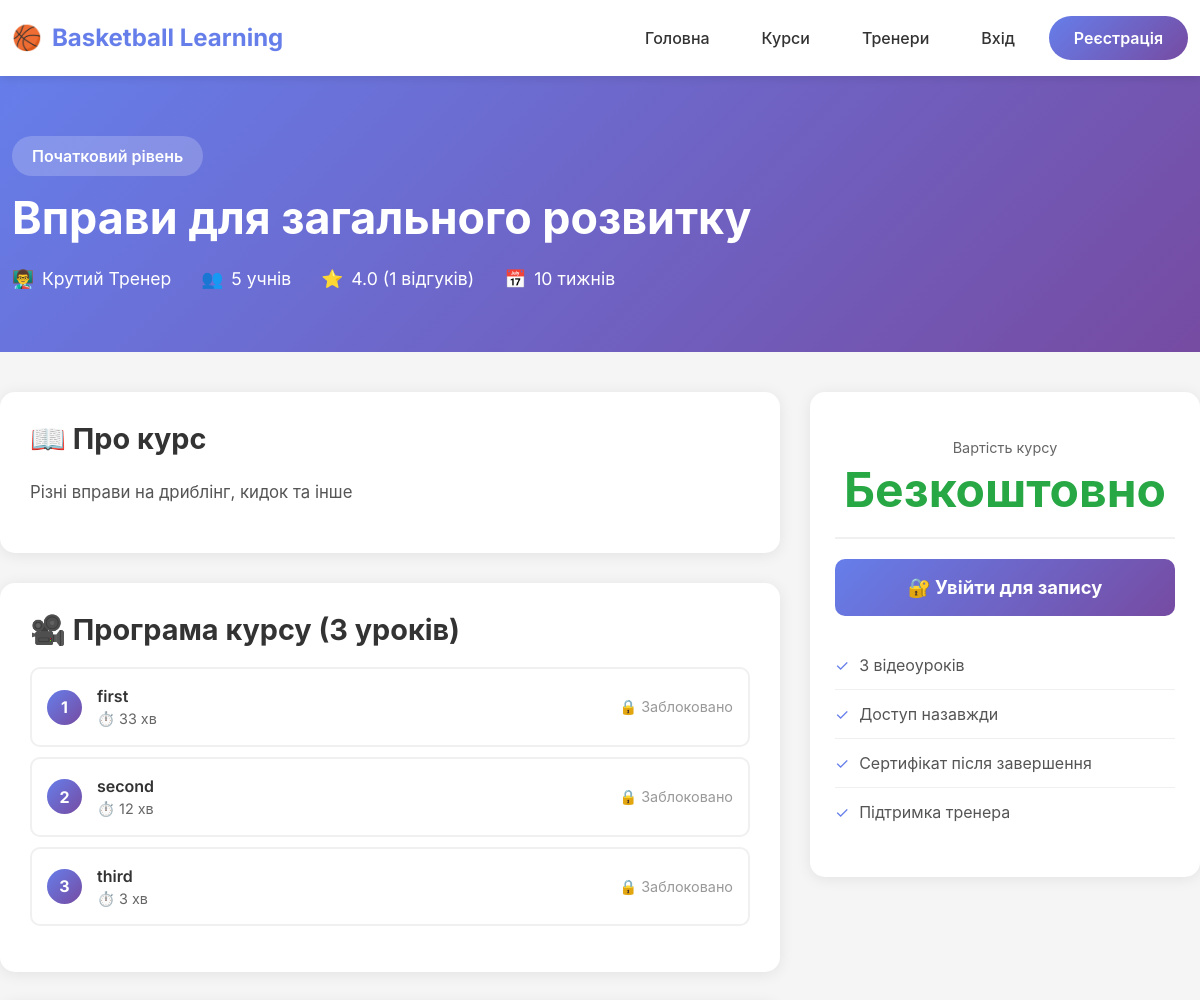
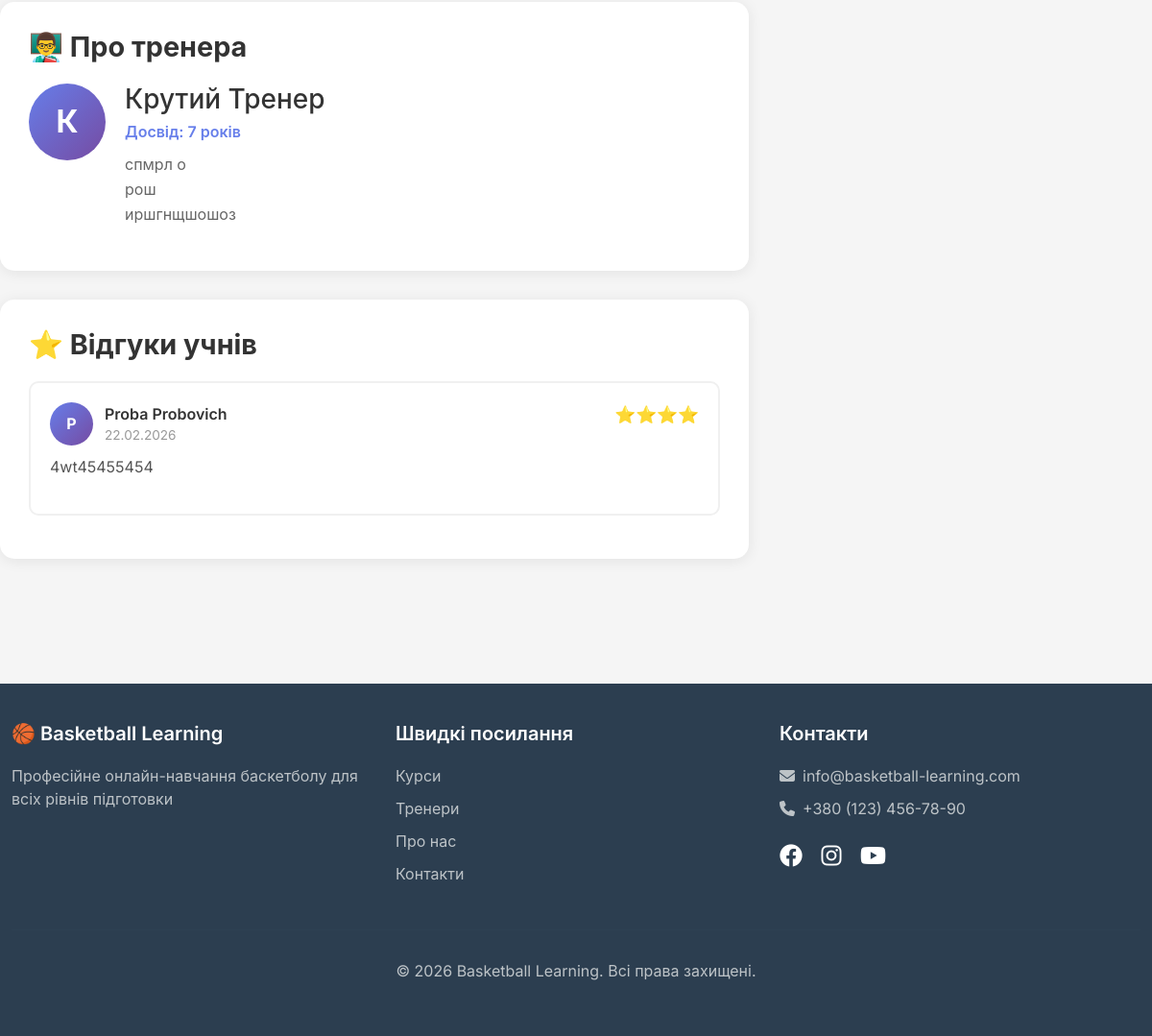
/course.php?id=6, run on the app's committed database (2 pictures, top to bottom).
### tables this page shows
CREATE TABLE `courses` (
  `id` int(11) NOT NULL,
  `title` varchar(255) NOT NULL,
  `description` text DEFAULT NULL,
  `price` decimal(10,2) NOT NULL,
  `is_free` tinyint(1) DEFAULT 0,
  `duration_weeks` int(11) DEFAULT NULL,
  `level` enum('beginner','intermediate','advanced') NOT NULL,
  `trainer_id` int(11) DEFAULT NULL,
  `thumbnail` varchar(255) DEFAULT NULL,
  `is_active` tinyint(1) DEFAULT 1,
  `created_at` timestamp NOT NULL DEFAULT current_timestamp(),
  `updated_at` timestamp NOT NULL DEFAULT current_timestamp() ON UPDATE current_timestamp()
);

CREATE TABLE `users` (
  `id` int(11) NOT NULL,
  `email` varchar(255) NOT NULL,
  `password` varchar(255) NOT NULL,
  `first_name` varchar(100) NOT NULL,
  `last_name` varchar(100) NOT NULL,
  `phone` varchar(20) DEFAULT NULL,
  `role` enum('student','trainer','admin') DEFAULT 'student',
  `avatar` varchar(255) DEFAULT NULL,
  `bio` text DEFAULT NULL,
  `experience_years` int(11) DEFAULT NULL,
  `created_at` timestamp NOT NULL DEFAULT current_timestamp(),
  `updated_at` timestamp NOT NULL DEFAULT current_timestamp() ON UPDATE current_timestamp(),
  `is_active` tinyint(1) DEFAULT 1
);

CREATE TABLE `video_lessons` (
  `id` int(11) NOT NULL,
  `course_id` int(11) NOT NULL,
  `title` varchar(255) NOT NULL,
  `description` text DEFAULT NULL,
  `video_url` varchar(500) DEFAULT NULL,
  `video_file` varchar(255) DEFAULT NULL,
  `duration_minutes` int(11) DEFAULT NULL,
  `order_number` int(11) NOT NULL,
  `created_at` timestamp NOT NULL DEFAULT current_timestamp()
);

CREATE TABLE `reviews` (
  `id` int(11) NOT NULL,
  `user_id` int(11) NOT NULL,
  `course_id` int(11) NOT NULL,
  `rating` int(11) NOT NULL CHECK (`rating` >= 1 and `rating` <= 5),
  `comment` text DEFAULT NULL,
  `created_at` timestamp NOT NULL DEFAULT current_timestamp()
);

### config.php (called while the page is built, shortened)
<?php
function isLoggedIn() {
    return isset($_SESSION['user_id']);
}
function formatDate($date) {
    return date('d.m.Y', strtotime($date));
}
?>

### course.php (the view, shortened to what this page needs)
<?php
require_once 'config.php';
$courseId = isset($_GET['id']) ? (int)$_GET['id'] : 0;
$db = Database::getInstance()->getConnection();
$stmt = $db->prepare("
    SELECT c.*, u.first_name, u.last_name, u.bio, u.experience_years, u.id as trainer_user_id,
           (SELECT AVG(rating) FROM reviews WHERE course_id = c.id) as avg_rating,
           (SELECT COUNT(*) FROM reviews WHERE course_id = c.id) as reviews_count,
           (SELECT COUNT(*) FROM enrollments WHERE course_id = c.id) as students_count
    FROM courses c
    LEFT JOIN users u ON c.trainer_id = u.id
    WHERE c.id = ? AND c.is_active = 1
");
$stmt->execute([$courseId]);
$course = $stmt->fetch();
$isEnrolled = false;
$stmt = $db->prepare("SELECT * FROM video_lessons WHERE course_id = ? ORDER BY order_number ASC");
$stmt->execute([$courseId]);
$lessons = $stmt->fetchAll();
$stmt = $db->prepare("
    SELECT r.*, u.first_name, u.last_name
    FROM reviews r
    JOIN users u ON r.user_id = u.id
    WHERE r.course_id = ?
    ORDER BY r.created_at DESC
    LIMIT 5
");
$stmt->execute([$courseId]);
$reviews = $stmt->fetchAll();
include 'includes/header.php';
?>
<section class="course-header">
    <div class="container">
        <span class="course-level-badge badge-<?= $course['level'] ?>">
            <?php
            $levels = [
                'beginner'     => 'Початковий рівень',
                'intermediate' => 'Середній рівень',
                'advanced'     => 'Просунутий рівень',
            ];
            echo $levels[$course['level']] ?? $course['level'];
            ?>
        </span>
        <h1><?= htmlspecialchars($course['title']) ?></h1>
        <div class="course-meta-header">
            <div>
                <span>👨‍🏫</span>
                <span><?= htmlspecialchars($course['first_name'] . ' ' . $course['last_name']) ?></span>
            </div>
            <div>
                <span>👥</span>
                <span><?= $course['students_count'] ?> учнів</span>
            </div>
            <?php if ($course['avg_rating']): ?>
            <div>
                <span>⭐</span>
                <span><?= number_format($course['avg_rating'], 1) ?> (<?= $course['reviews_count'] ?> відгуків)</span>
            </div>
            <?php endif; ?>
            <div>
                <span>📅</span>
                <span><?= $course['duration_weeks'] ?> тижнів</span>
            </div>
        </div>
    </div>
</section>
<div class="container main-content">
    <div class="content-grid">
        <div>
            <div class="course-section">
                <h2 class="section-title">📖 Про курс</h2>
                <p class="course-description"><?= nl2br(htmlspecialchars($course['description'])) ?></p>
            </div>
            <div class="course-section">
                <h2 class="section-title">🎥 Програма курсу (<?= count($lessons) ?> уроків)</h2>
                <?php if (empty($lessons)): ?>
                    <p style="color:#666;">Уроки ще не додані.</p>
                <?php else: ?>
                <ul class="lessons-list">
                    <?php foreach ($lessons as $index => $lesson): ?>
                    <li class="lesson-item">
                        <div class="lesson-info">
                            <div class="lesson-number"><?= $index + 1 ?></div>
                            <div>
                                <div class="lesson-title"><?= htmlspecialchars($lesson['title']) ?></div>
                                <?php if ($lesson['duration_minutes']): ?>
                                <div class="lesson-duration">⏱️ <?= $lesson['duration_minutes'] ?> хв</div>
                                <?php endif; ?>
                            </div>
                        </div>
                        <?php if (!$isEnrolled): ?>
                            <span class="lesson-locked">🔒 Заблоковано</span>
                        <?php endif; ?>
                    </li>
                    <?php endforeach; ?>
                </ul>
                <?php endif; ?>
            </div>
            <div class="course-section">
                <h2 class="section-title">👨‍🏫 Про тренера</h2>
                <div class="trainer-card">
                    <div class="trainer-avatar">
                        <?= strtoupper(mb_substr($course['first_name'], 0, 1)) ?>
                    </div>
                    <div class="trainer-info">
                        <h3><?= htmlspecialchars($course['first_name'] . ' ' . $course['last_name']) ?></h3>
                        <?php if ($course['experience_years']): ?>
                            <div class="trainer-experience">Досвід: <?= $course['experience_years'] ?> років</div>
                        <?php endif; ?>
                        <?php if ($course['bio']): ?>
                            <p class="trainer-bio"><?= nl2br(htmlspecialchars($course['bio'])) ?></p>
                        <?php endif; ?>
                    </div>
                </div>
            </div>
            <?php if (!empty($reviews)): ?>
            <div class="course-section">
                <h2 class="section-title">⭐ Відгуки учнів</h2>
                <?php foreach ($reviews as $review): ?>
                <div class="review-item">
                    <div class="review-header">
                        <div class="review-user">
                            <div class="review-avatar">
                                <?= strtoupper(mb_substr($review['first_name'], 0, 1)) ?>
                            </div>
                            <div>
                                <div class="review-user-name">
                                    <?= htmlspecialchars($review['first_name'] . ' ' . $review['last_name']) ?>
                                </div>
                                <div class="review-date"><?= formatDate($review['created_at']) ?></div>
                            </div>
                        </div>
                        <div class="review-rating">
                            <?= str_repeat('⭐', $review['rating']) ?>
                        </div>
                    </div>
                    <p class="review-text"><?= nl2br(htmlspecialchars($review['comment'])) ?></p>
                </div>
                <?php endforeach; ?>
            </div>
            <?php endif; ?>
        </div>
        <div>
            <div class="sidebar-card">
                <div class="price-section">
                    <div class="price-label">Вартість курсу</div>
                    <div class="price-amount">
                        <?php if ($course['is_free'] || $course['price'] <= 0): ?>
                            <span style="color:#28a745;">Безкоштовно</span>
                        <?php else: ?>
                            <?= number_format($course['price'], 2) ?> грн
                        <?php endif; ?>
                    </div>
                </div>
                <?php if ($isEnrolled): ?>
                    <a href="student/course-view.php?id=<?= $course['id'] ?>" class="btn-enroll btn-enrolled">
                        ✅ Перейти до навчання
                    </a>
                <?php elseif (!isLoggedIn()): ?>
                    <a href="login.php" class="btn-enroll">
                        🔐 Увійти для <?= ($course['is_free'] || $course['price'] <= 0) ? 'запису' : 'покупки' ?>
                    </a>
                <?php endif; ?>
                <ul class="course-includes">
                    <li><span style="color:#667eea;">✓</span> <?= count($lessons) ?> відеоуроків</li>
                    <li><span style="color:#667eea;">✓</span> Доступ назавжди</li>
                    <li><span style="color:#667eea;">✓</span> Сертифікат після завершення</li>
                    <li><span style="color:#667eea;">✓</span> Підтримка тренера</li>
                </ul>
            </div>
        </div>
    </div>
</div>
<?php include 'includes/footer.php'; ?>

### includes/header.php (style rules this page uses)
* { margin: 0; padding: 0; box-sizing: border-box; }
:root { --primary-color: #667eea; --secondary-color: #764ba2; --text-dark: #333; --text-light: #757575; --bg-light: #f5f5f5; --white: #ffffff; --transition: all 0.3s ease; }
html { overflow-x: hidden; }
body { font-family: 'Inter', -apple-system, BlinkMacSystemFont, 'Segoe UI', sans-serif; background: var(--bg-light); min-height: 100vh; display: flex; flex-direction: column; overflow-x: hidden; }
.container { max-width: 1200px; }

### course.php (style rules this page uses)
.course-header { background: linear-gradient(135deg, #667eea 0%, #764ba2 100%); color: white; padding: 60px 0; }
.course-header h1 { font-size: 2.8rem; font-weight: 700; margin-bottom: 20px; }
.course-meta-header { display: flex; gap: 30px; flex-wrap: wrap; font-size: 1.1rem; }
.course-meta-header > div { display: flex; align-items: center; gap: 8px; }
.course-level-badge { display: inline-block; padding: 8px 20px; border-radius: 25px; font-weight: 600; font-size: 1rem; margin-bottom: 16px; }
.badge-beginner { background: rgba(255,255,255,0.2); }
.main-content { padding: 40px 0; }
.content-grid { display: grid; grid-template-columns: 2fr 1fr; gap: 30px; }
.course-section { background: white; padding: 30px; border-radius: 15px; box-shadow: 0 2px 15px rgba(0,0,0,0.08); margin-bottom: 30px; }
.section-title { font-size: 1.8rem; color: #333; margin-bottom: 20px; font-weight: 700; display: flex; align-items: center; gap: 10px; }
.course-description { color: #555; line-height: 1.8; font-size: 1.05rem; }
.lessons-list { list-style: none; padding: 0; }
.lesson-item { padding: 15px; border: 2px solid #f0f0f0; border-radius: 10px; margin-bottom: 10px; display: flex; justify-content: space-between; align-items: center; transition: all 0.3s; }
.lesson-info { display: flex; align-items: center; gap: 15px; }
.lesson-number { background: linear-gradient(135deg, #667eea 0%, #764ba2 100%); color: white; width: 35px; height: 35px; border-radius: 50%; display: flex; align-items: center; justify-content: center; font-weight: 700; flex-shrink: 0; }
.lesson-title { font-weight: 600; color: #333; }
.lesson-duration { color: #666; font-size: 0.9rem; }
.lesson-locked { color: #999; font-size: 0.9rem; }
.trainer-card { display: flex; gap: 20px; align-items: flex-start; }
.trainer-avatar { width: 80px; height: 80px; border-radius: 50%; background: linear-gradient(135deg, #667eea 0%, #764ba2 100%); display: flex; align-items: center; justify-content: center; color: white; font-size: 2rem; font-weight: 700; flex-shrink: 0; }
.trainer-info h3 { color: #333; margin-bottom: 5px; }
.trainer-experience { color: #667eea; font-weight: 600; margin-bottom: 10px; }
.trainer-bio { color: #666; line-height: 1.6; }
.review-item { padding: 20px; border: 2px solid #f0f0f0; border-radius: 10px; margin-bottom: 15px; }
.review-header { display: flex; justify-content: space-between; align-items: flex-start; margin-bottom: 10px; flex-wrap: wrap; gap: 8px; }
.review-user { display: flex; gap: 12px; align-items: center; }
.review-avatar { width: 45px; height: 45px; border-radius: 50%; background: linear-gradient(135deg, #667eea 0%, #764ba2 100%); display: flex; align-items: center; justify-content: center; color: white; font-weight: 700; flex-shrink: 0; }
.review-user-name { font-weight: 600; color: #333; }
.review-date { color: #999; font-size: 0.85rem; }
.review-rating { color: #ffc107; font-size: 1.1rem; }
.review-text { color: #555; line-height: 1.6; }
.sidebar-card { background: white; padding: 25px; border-radius: 15px; box-shadow: 0 2px 15px rgba(0,0,0,0.08); position: sticky; top: 20px; }
.price-section { text-align: center; padding: 20px 0; border-bottom: 2px solid #f0f0f0; margin-bottom: 20px; }
.price-label { color: #666; font-size: 0.9rem; margin-bottom: 5px; }
.price-amount { font-size: 3rem; color: #667eea; font-weight: 700; line-height: 1.1; }
.btn-enroll { width: 100%; padding: 15px; background: linear-gradient(135deg, #667eea 0%, #764ba2 100%); color: white; border: none; border-radius: 10px; font-size: 1.15rem; font-weight: 700; cursor: pointer; transition: all 0.3s; text-decoration: none; display: block; text-align: center; box-sizing: border-box; }
.course-includes { list-style: none; padding: 0; margin-top: 25px; }
.course-includes li { padding: 12px 0; border-bottom: 1px solid #f0f0f0; display: flex; align-items: center; gap: 10px; color: #555; }
.course-includes li:last-child { border-bottom: none; }

### data on the page
courses: level "Початковий рівень", title "Вправи для загального розвитку", trainer.last_name "Крутий Тренер", duration_weeks "10", description "Різні вправи на дриблінг, кидок та інше", trainer.first_name "К", trainer.experience_years "7", trainer.bio "спмрл о рош иршгнщшошоз"
video_lessons: title "first", duration_minutes "33"
video_lessons: title "second", duration_minutes "12"
video_lessons: title "third", duration_minutes "3"
reviews: user.first_name "P", user.last_name "Proba Probovich", created_at "22.02.2026", rating "⭐⭐⭐⭐", comment "4wt45455454"

### other printed values
$course['students_count'] "5"
$course['avg_rating'] "4.0"
$course['reviews_count'] "1"
count($lessons) "3"
